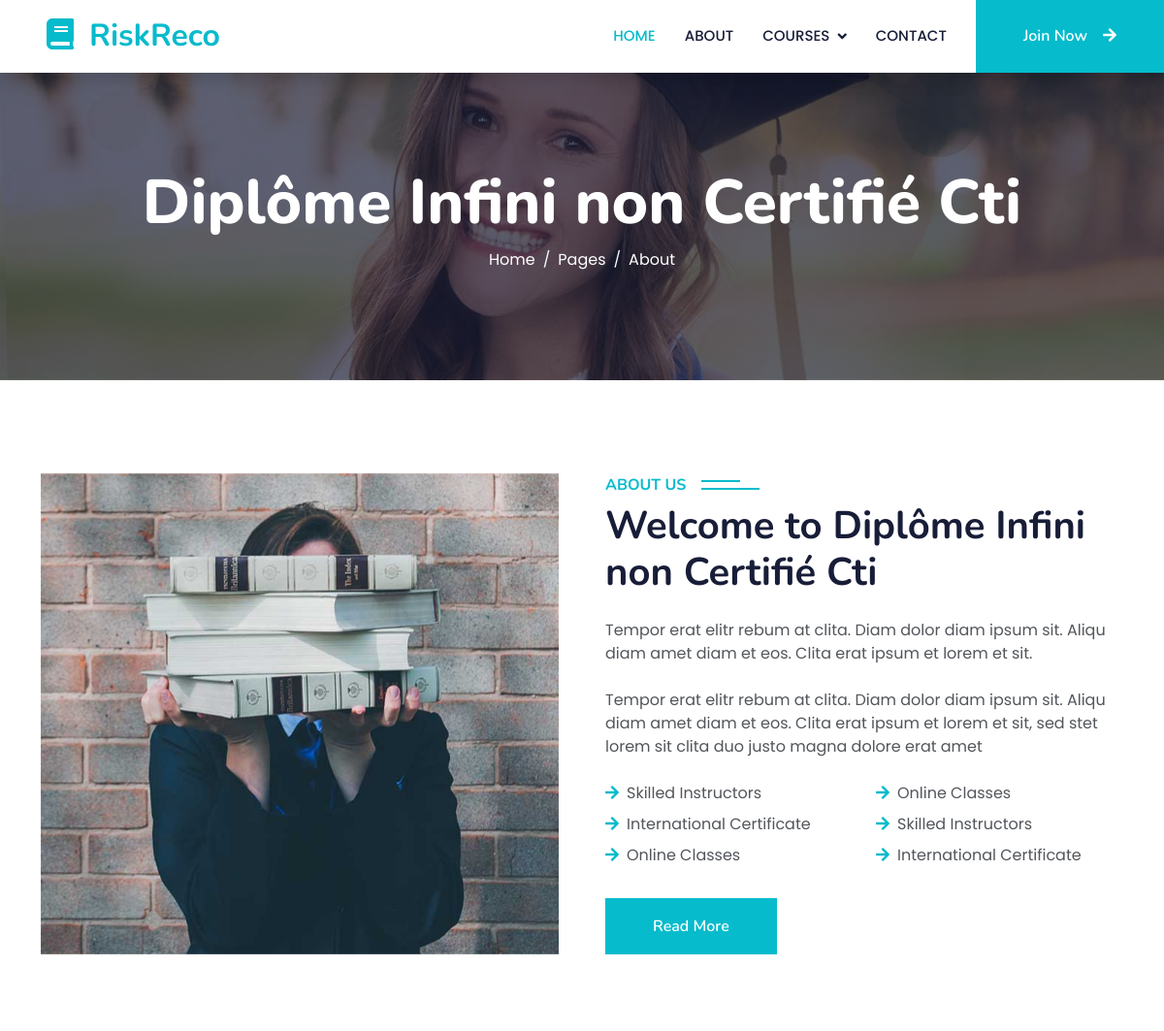
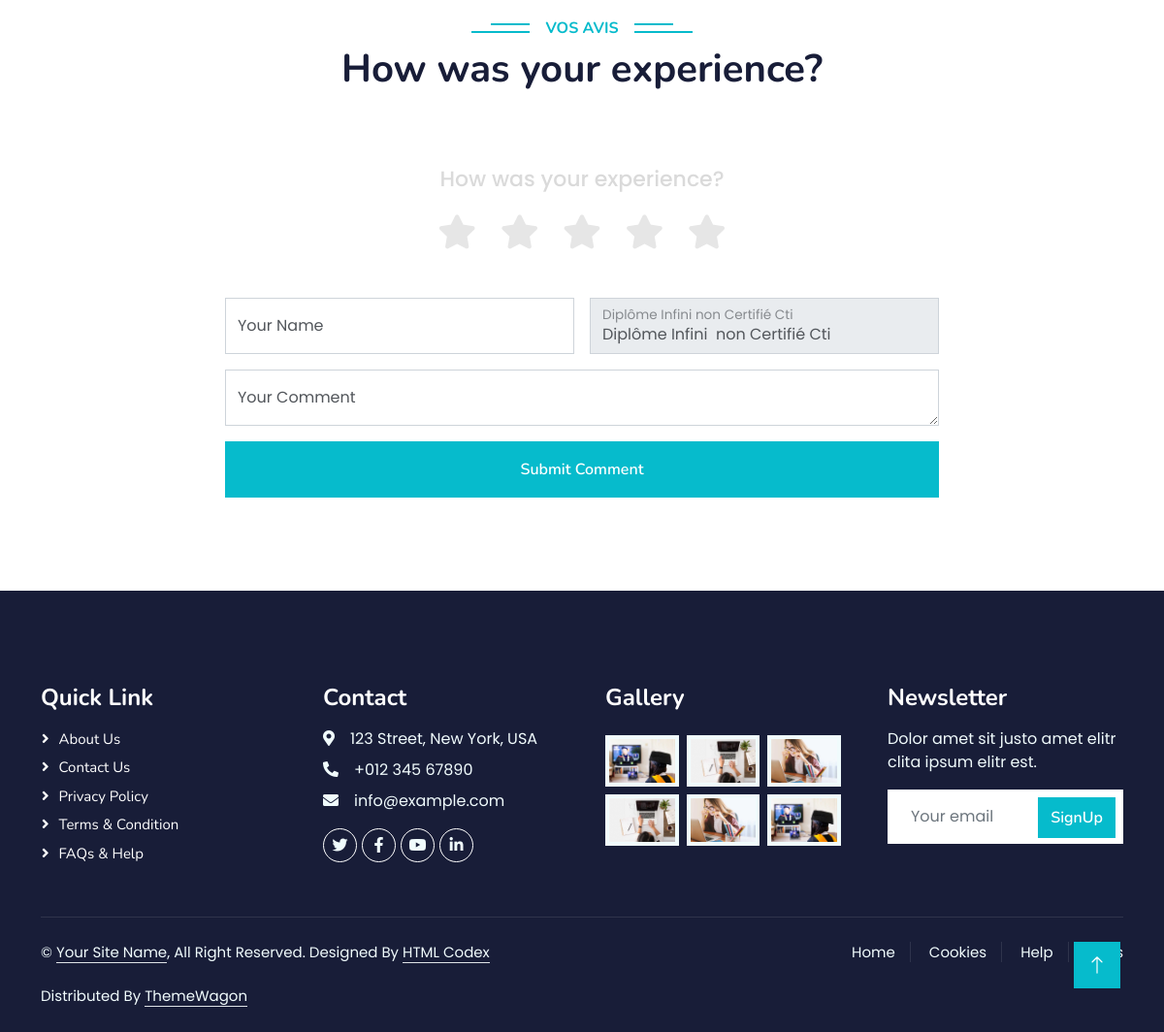
The page /diplomes_details/14/ on the database its author committed (2 pictures, top to bottom).
### main/models.py (models this page shows, shortened)
class Diplome(models.Model):
    nom = models.CharField(max_length=100)
    prix = models.IntegerField()
    categorie = models.ForeignKey(Categorie, on_delete=models.CASCADE)
    option = models.ForeignKey(Options, on_delete=models.CASCADE)

### main/views.py (the view)
# urls.py: path('diplomes_details/<int:id>/', views.diplomes_details, name='diplomes_details'),
def diplomes_details(request, id):
    diplome = Diplome.objects.filter(id=id).first()
    return render(request, 'diplome_details.html', {'diplome': diplome})

### main/templates/diplome_details.html (shortened to what this page needs)
{% extends 'base.html' %}
{% load static %}
{% block content %}
    <div class="container-fluid bg-primary py-5 mb-5 page-header">
        <div class="container py-5">
            <div class="row justify-content-center">
                <div class="col-lg-10 text-center">
                    <h1 class="display-3 text-white animated slideInDown">{{diplome.nom}}</h1>
                    <nav aria-label="breadcrumb">
                        <ol class="breadcrumb justify-content-center">
                            <li class="breadcrumb-item"><a class="text-white" href="#">Home</a></li>
                            <li class="breadcrumb-item"><a class="text-white" href="#">Pages</a></li>
                            <li class="breadcrumb-item text-white active" aria-current="page">About</li>
                        </ol>
                    </nav>
                </div>
            </div>
        </div>
    </div>
    <div class="container-xxl py-5">
        <div class="container">
            <div class="row g-5">
                <div class="col-lg-6 wow fadeInUp" data-wow-delay="0.1s" style="min-height: 400px;">
                    <div class="position-relative h-100">
                        <img class="img-fluid position-absolute w-100 h-100" src="{% static 'assets/img/about.jpg' %}" alt="" style="object-fit: cover;">
                    </div>
                </div>
                <div class="col-lg-6 wow fadeInUp" data-wow-delay="0.3s">
                    <h6 class="section-title bg-white text-start text-primary pe-3">About Us</h6>
                    <h1 class="mb-4">Welcome to {{diplome.nom}}</h1>
                    <p class="mb-4">Tempor erat elitr rebum at clita. Diam dolor diam ipsum sit. Aliqu diam amet diam et eos. Clita erat ipsum et lorem et sit.</p>
                    <p class="mb-4">Tempor erat elitr rebum at clita. Diam dolor diam ipsum sit. Aliqu diam amet diam et eos. Clita erat ipsum et lorem et sit, sed stet lorem sit clita duo justo magna dolore erat amet</p>
                    <div class="row gy-2 gx-4 mb-4">
                        <div class="col-sm-6">
                            <p class="mb-0"><i class="fa fa-arrow-right text-primary me-2"></i>Skilled Instructors</p>
                        </div>
                        <div class="col-sm-6">
                            <p class="mb-0"><i class="fa fa-arrow-right text-primary me-2"></i>Online Classes</p>
                        </div>
                        <div class="col-sm-6">
                            <p class="mb-0"><i class="fa fa-arrow-right text-primary me-2"></i>International Certificate</p>
                        </div>
                        <div class="col-sm-6">
                            <p class="mb-0"><i class="fa fa-arrow-right text-primary me-2"></i>Skilled Instructors</p>
                        </div>
                        <div class="col-sm-6">
                            <p class="mb-0"><i class="fa fa-arrow-right text-primary me-2"></i>Online Classes</p>
                        </div>
                        <div class="col-sm-6">
                            <p class="mb-0"><i class="fa fa-arrow-right text-primary me-2"></i>International Certificate</p>
                        </div>
                    </div>
                    <a class="btn btn-primary py-3 px-5 mt-2" href="">Read More</a>
                </div>
            </div>
        </div>
    </div>
    <div class="container-xxl py-5">
        <div class="container">
            <div class="text-center wow fadeInUp" data-wow-delay="0.1s">
                <h6 class="section-title bg-white text-center text-primary px-3">Vos Avis</h6>
                <h1 class="mb-5">How was your experience?</h1>
            </div>
            <div class="row g-4">
                <div class="col-lg-8 col-md-6 offset-lg-2 offset-md-3 wow fadeInUp" data-wow-delay="0.5s">
                    <form method="POST" action="{% url 'main:save_Payment' %}">
                        <div class="row g-3">
                            <div class="col-12">
                                <div class="form-floating">
                                    <div class="rating-box">
                                        <header>How was your experience?</header>
                                        <div class="stars">
                                            <i class="fa fa-star"></i>
                                            <i class="fa fa-star"></i>
                                            <i class="fa fa-star"></i>
                                            <i class="fa fa-star"></i>
                                            <i class="fa fa-star"></i>
                                        </div>
                                    </div>
                                </div>
                            </div>
                            <div class="col-md-6">
                                <div class="form-floating">
                                    <input type="text" class="form-control" name="commenter_name" id="commenter_name" placeholder="Your Name" required>
                                    <label for="commenter_name">Your Name</label>
                                </div>
                            </div>
                            <div class="col-md-6">
                                <div class="form-floating">
                                    <input type="text" class="form-control" name="diploma_name" id="diploma_name" placeholder="Diploma Name" value="{{ diplome.nom }}" required readonly>
                                    <label for="diploma_name">{{ diplome.nom }}</label>
                                </div>
                            </div>
                            <div class="col-12">
                                <div class="form-floating">
                                    <textarea class="form-control" name="comment" id="comment" placeholder="Your Comment" required></textarea>
                                    <label for="comment">Your Comment</label>
                                </div>
                            </div>
                            <div class="col-12">
                                <button class="btn btn-primary w-100 py-3" type="submit">Submit Comment</button>
                            </div>
                        </div>
                    </form>
                </div>
            </div>
        </div>
    </div>
    {% endblock %}

### main/static/assets/css/style.css (style rules this page uses)
:root { --primary: #06BBCC; --light: #F0FBFC; --dark: #181d38; }
.btn { font-family: 'Nunito', sans-serif; font-weight: 600; transition: .5s; }
.btn.btn-primary, .btn.btn-secondary { color: #FFFFFF; }
.page-header { background: linear-gradient(rgba(24, 29, 56, .7), rgba(24, 29, 56, .7)), url(../img/carousel-1.jpg); background-position: center center; background-repeat: no-repeat; background-size: cover; }
.breadcrumb-item + .breadcrumb-item::before { color: var(--light); }
.section-title { position: relative; display: inline-block; text-transform: uppercase; }
.section-title::before { position: absolute; content: ""; width: calc(100% + 80px); height: 2px; top: 4px; left: -40px; background: var(--primary); z-index: -1; }
.section-title::after { position: absolute; content: ""; width: calc(100% + 120px); height: 2px; bottom: 5px; left: -60px; background: var(--primary); z-index: -1; }
.section-title.text-start::before { width: calc(100% + 40px); left: 0; }
.section-title.text-start::after { width: calc(100% + 60px); left: 0; }

### main/templates/diplome_details.html (style rules this page uses)
* { margin: 0; padding: 0; box-sizing: border-box; font-family: "Poppins", sans-serif; }
.rating-box { position: relative; background: #fff; padding: 25px 50px 35px; border-radius: 25px; box-shadow: 0 5px 10px rgba (0, 0, 0, 0.05); display: flex; flex-direction: column; align-items: center; justify-content: center; }
.rating-box header { font-size: 22px; color: #dadada; font-weight: 500; margin-bottom: 20px; text-align: center; }
.rating-box .stars { display: flex; align-items: center; gap: 25px; justify-content: center; }
.stars i { color: #e6e6e6; font-size: 35px; cursor: pointer; transition: color 0.2s ease; }

### rows shown on the page
Diplome: nom "Diplôme Infini non Certifié Cti", diploma_name "Diplôme Infini non Certifié Cti"
